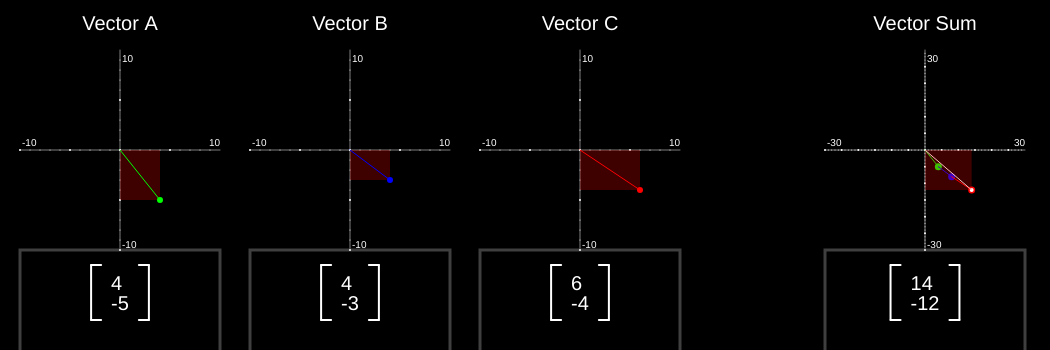
Frame 1 (no input)
Frame 60 (no input): identical to frame 1, image omitted
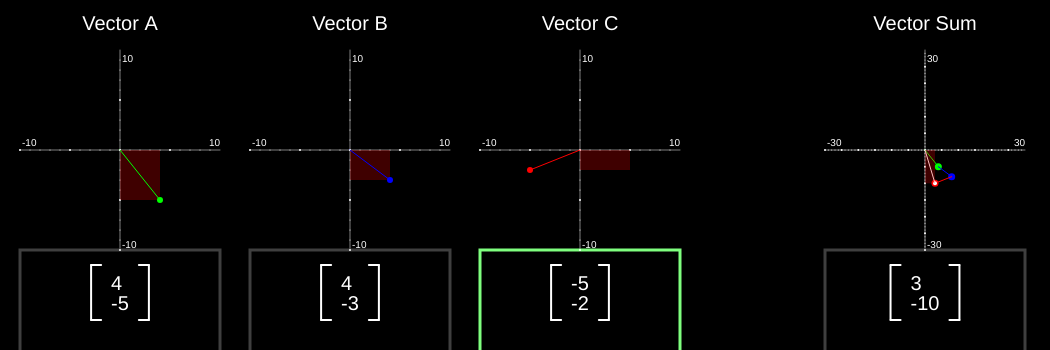
Frame 120 (the mouse pressed at the canvas centre since frame 60)

The p5.js sketch that drew these frames (run headless with seeded random() and noise() and a simulated clock; from frame 60 on, the mouse is pressed at the canvas centre):

// p5.js sketch
// ── sketch.js

let graph_h = 10;
let graph_w =  10;

let vector_list = [[-2,6],[6,-3],[4,7]]
let vec_0, vec_1, vec_2;
let vec_output = [0,0];

let red_0 = [255,0,0,0]
let red_63 = [255,0,0,63]
let red_127 = [255,0,0,127]
let red_255 = [255,0,0,255]

let green_127 = [0,255,0,127]
let blue_127 = [0,0,255,127]

let vector_stack;

function preload() {

}

function Set_Vect_0(x,y) {
  vec_0 = [x,y,green_127]
  vector_stack = [vec_0, vec_1, vec_2]
}
function Set_Vect_1(x,y) {
  vec_1 = [x,y,blue_127]
  vector_stack = [vec_0, vec_1, vec_2]
}
function Set_Vect_2(x,y) {
  vec_2 = [x,y,red_127]
  vector_stack = [vec_0, vec_1, vec_2]
}
function Random_Vectors() {
  vec_0 = [int(random(-10,10)),int(random(-10,10)),green_127];
  vec_1 = [int(random(-10,10)),int(random(-10,10)),blue_127];
  vec_2 = [int(random(-10,10)),int(random(-10,10)),red_127];
  vector_stack = [vec_0, vec_1, vec_2];
}

function Sum_Vectors() {
  vec_output = [(vec_0[0] + vec_1[0] + vec_2[0]),(vec_0[1] + vec_1[1] + vec_2[1])]
  // console.log(vec_output)
}


function setup() {
  createCanvas(1050,350);
  // Graph(origin location x, origin location y, pixels per unit of graph, number of units graph extends to)
  g_0 = new Graph("Vector A",120, 150, 10, 10)
  g_1 = new Graph("Vector B",350, 150, 10, 10)
  g_2 = new Graph("Vector C",580, 150, 10, 10)
  g_3 = new Graph("Vector Sum",925, 150, 10/3, 30)

  Random_Vectors();


}

function draw() {
  background(0);
  Sum_Vectors();
  // console.log(vec_output)

  g_0.Draw_Graph()
  g_1.Draw_Graph()
  g_2.Draw_Graph()
  g_3.Draw_Graph()

  g_0.Graph_Check_User_Bounds()
  g_1.Graph_Check_User_Bounds()
  g_2.Graph_Check_User_Bounds()
  g_3.Graph_Check_User_Bounds()


  g_0.Draw_Graph_Limit_Text()
  g_1.Draw_Graph_Limit_Text()
  g_2.Draw_Graph_Limit_Text()
  g_3.Draw_Graph_Limit_Text()


  g_0.Draw_Graph_Name()
  g_1.Draw_Graph_Name()
  g_2.Draw_Graph_Name()
  g_3.Draw_Graph_Name()

  g_0.Draw_Graph_Vector_Text(vec_0[0],vec_0[1])
  g_1.Draw_Graph_Vector_Text(vec_1[0],vec_1[1])
  g_2.Draw_Graph_Vector_Text(vec_2[0],vec_2[1])
  g_3.Draw_Graph_Vector_Text(vec_output[0],vec_output[1])

  g_0.Draw_Vector_Space(vec_0[0],vec_0[1],red_63, 1)
  g_1.Draw_Vector_Space(vec_1[0],vec_1[1],red_63, 1)
  g_2.Draw_Vector_Space(vec_2[0],vec_2[1],red_63, 1)

  g_0.Draw_Vector(vec_0[0],vec_0[1],vec_0[2], 1)
  g_1.Draw_Vector(vec_1[0],vec_1[1],vec_1[2], 1)
  g_2.Draw_Vector(vec_2[0],vec_2[1],vec_2[2], 1)


  g_3.Draw_Vector_Stack(vector_stack)

  // for (vector of vector_list) {
  //   g_0.Draw_Vector(vector[0], vector[1], [255,255,255],1)
  //   g_1.Draw_Vector_Space(vector[0], vector[1], [255,127,127])
  //   g_1.Draw_Vector(vector[0], vector[1], [255,255,255],1)
  // }
}

class Graph{
  constructor(name, origin_x,origin_y, scale, limit){
    this.name = name;
    this.x = origin_x;
    this.y = origin_y;
    this.s_x = scale;
    this.s_y = -scale;
    this.l = limit;

    this.w = this.s_x * this.l * 2
    this.h = this.s_y * this.l * 2

    this.user_hovering = false;
    this.user_click_left = false;
    this.user_click_middle = false;

  }

  Draw_Graph() {
    this.Draw_Graph_Lines([127,127,127], 1)
    this.Draw_Graph_Border([63,63,63], 3)
    this.Draw_Graph_Dots([255,255,255], 1)
  }

  Draw_Graph_Name() {
    let size = 20;
    fill(255,255,255); noStroke();
    textSize(size)
    text(this.name, this.x - (textWidth(this.name)/2), this.y + (this.h/2)-size)
  }

  Draw_Graph_Vector_Text(x,y) {
    let size = 20;
    let lines = 2;
    fill(255,255,255); noStroke();
    textSize(size)
    let string_0 = int(x)
    let string_1 = int(y)
    let max_width = max([textWidth(string_0),textWidth(string_1)])
    text(string_0, this.x - (max_width/2), this.y - (this.h/2)+(2*size))
    text(string_1, this.x - (max_width/2), this.y - (this.h/2)+(3*size))
    // text(this.name, this.x - (textWidth(this.name)/2), this.y - (this.h/2)+(4*size))

    // Left Bracket
    stroke(255); strokeWeight(2);
    line(this.x - (max_width/2) - 20, this.y - (this.h/2)+((lines+1.5)*size),this.x - (max_width/2) - 20, this.y - (this.h/2)+(0.75*size) )
    line(this.x - (max_width/2) - 20, this.y - (this.h/2)+((lines+1.5)*size),this.x - (max_width/2) - 10, this.y - (this.h/2)+((lines+1.5)*size) )
    line(this.x - (max_width/2) - 20, this.y - (this.h/2)+(0.75*size),this.x - (max_width/2) - 10, this.y - (this.h/2)+(0.75*size) )

    // Right Bracket
    line(this.x + (max_width/2) + 20, this.y - (this.h/2)+((lines+1.5)*size),this.x + (max_width/2) + 20, this.y - (this.h/2)+(0.75*size) )
    line(this.x + (max_width/2) + 20, this.y - (this.h/2)+((lines+1.5)*size),this.x + (max_width/2) + 10, this.y - (this.h/2)+((lines+1.5)*size) )
    line(this.x + (max_width/2) + 20, this.y - (this.h/2)+(0.75*size),this.x + (max_width/2) + 10, this.y - (this.h/2)+(0.75*size) )

  }

  Draw_Graph_Limit_Text() {
    let size = 10;
    fill(255,255,255); noStroke();
    textSize(size)
    text(str(this.l), this.x + (this.w/2 - textWidth(str(this.l))), this.y - 4)
    text(str(this.l), this.x + 2, this.y + (this.h/2) + size + 2)

    text(str(-this.l), this.x - (this.w/2 - 2), this.y - 4)
    text(str(-this.l), this.x + 2, this.y - (this.h/2 + 2) )
  }

  Draw_Graph_Lines(color, stroke_weight) {
    noFill();
    stroke(color[0],color[1],color[2]); strokeWeight(stroke_weight);
    line(this.x - (this.s_x * this.l), this.y, this.x + (this.s_x * this.l), this.y)
    line(this.x , this.y - (this.s_y * this.l), this.x, this.y + (this.s_y * this.l))
  }

  Draw_Graph_Dots(color, stroke_weight) {
    noFill();
    stroke(color[0],color[1],color[2]); strokeWeight(stroke_weight);

    for (let i = -this.l; i < this.l; i++) {
      if (i % 5 == 0) {
        strokeWeight(stroke_weight * 2)
      } else {
        strokeWeight(stroke_weight)
      }
      point(this.x + (i * this.s_x), this.y + 0)

    }
    for (let i = -this.l; i < this.l; i++) {
      if (i % 5 == 0) {
        strokeWeight(stroke_weight * 2)
      } else {
        strokeWeight(stroke_weight)
      }
      point(this.x + 0, this.y + (i * this.s_y))

    }
  }

  Draw_Graph_Border(color, stroke_weight) {
    noFill();
    if (this.user_hovering) {
      stroke(127,255,127); strokeWeight(stroke_weight);
    } else {
      stroke(color[0],color[1],color[2]); strokeWeight(stroke_weight);
    }
    rect(this.x - (this.s_x * this.l), this.y - (this.s_y * this.l), this.w, this.h)
  }

  Draw_Point(x,y, color, stroke_weight) {
    noFill();
    stroke(color[0],color[1],color[2]); strokeWeight(stroke_weight);
    point(this.x + (x * this.s_x), this.y + (y * this.s_y) )
  }

  Draw_Vector(x, y, color, stroke_weight) {
    noFill();
    // console.log(x,y,color, stroke_weight)
    stroke(color[0],color[1],color[2]); strokeWeight(stroke_weight);
    line(this.x, this.y, this.x + (x * this.s_x), this.y + (y * this.s_y) )
    this.Draw_Point(x,y,color,  6)
    // this.Draw_Point(x,y,[255,255,255],  5)
  }

  Draw_Vector_Space(x, y, color) {
    fill(color); noStroke();
    rect(this.x, this.y, (x * this.s_x), (y * this.s_y) )
  }

  Draw_Vector_Stack(vector_list) {
    let origin_x = this.x;
    let origin_y = this.y;

    for (let i = 0; i < vector_list.length; i++) {
      stroke(vector_list[i][2][0], vector_list[i][2][1], vector_list[i][2][2]); strokeWeight(1);
      line(origin_x, origin_y, origin_x + (vector_list[i][0] * this.s_x), origin_y + (vector_list[i][1] * this.s_y))
      origin_x = origin_x + vector_list[i][0] * this.s_x;
      origin_y = origin_y + vector_list[i][1] * this.s_y;
      strokeWeight(7);
      point(origin_x, origin_y)
      vec_output = [vector_list[i][0], vector_list[i][1]]
    }
    stroke(255,255,255); strokeWeight(1);
    line(this.x, this.y, origin_x, origin_y)
    strokeWeight(4);
    point(origin_x, origin_y)
    fill(red_63); noStroke();
    rect(this.x, this.y, origin_x - this.x, origin_y - this.y )
  }


  Graph_Check_User_Bounds() {
    // if User mouseX and mouseY are inside the bounds of this graph, then user_hovering = true

    // console.log(mouseX, ">", this.graph_rect_x + this.translate_x,"     ",mouseX, "<", this.graph_rect_x + this.graph_rect_w + this.translate_x,"     ", mouseY, ">", this.graph_rect_y + this.translate_y,"     ", mouseY, "<", this.graph_rect_y + this.graph_rect_h + this.translate_y )
    if (mouseX > this.x - (this.s_x * this.l) && mouseX < this.x - (this.s_x * this.l) + this.w && mouseY > this.y + (this.s_y * this.l) && mouseY < this.y + (this.s_y * this.l) - this.h) {
      // console.log(mouseX, mouseY)
      this.user_hovering = true;
      if (mouseIsPressed) {
        if (LEFT === mouseButton) {
          this.user_click_left = true;
          if ("Vector A" == this.name) {
            let x =  int(-(this.x - mouseX) / this.s_x)
            let y =  int(-(this.y - mouseY) / (this.s_y ))
            Set_Vect_0(x,y)

          } else if ("Vector B" == this.name) {
            let x =  int(-(this.x - mouseX) / this.s_x)
            let y =  int(-(this.y - mouseY) / (this.s_y ))
            Set_Vect_1(x,y)
          } else if ("Vector C" == this.name) {
            let x =  int(-(this.x - mouseX) / this.s_x)
            let y =  int(-(this.y - mouseY) / (this.s_y ))
            Set_Vect_2(x,y)
          }
          this.coords = [int(-(this.translate_x - mouseX) /  this.x_pixel_scale),int(-(this.translate_y - mouseY) / this.y_pixel_scale)]
        } else if (CENTER === mouseButton) {
          this.user_click_middle = true;
        }
      } else {
        // console.log("User is hovering over graph.")
        this.user_click_middle = false;
        this.user_click_left = false;
      }
    } else {
      this.user_hovering = false;
      this.user_click_left = false;
      this.user_click_middle = false;
    }

  }

}
